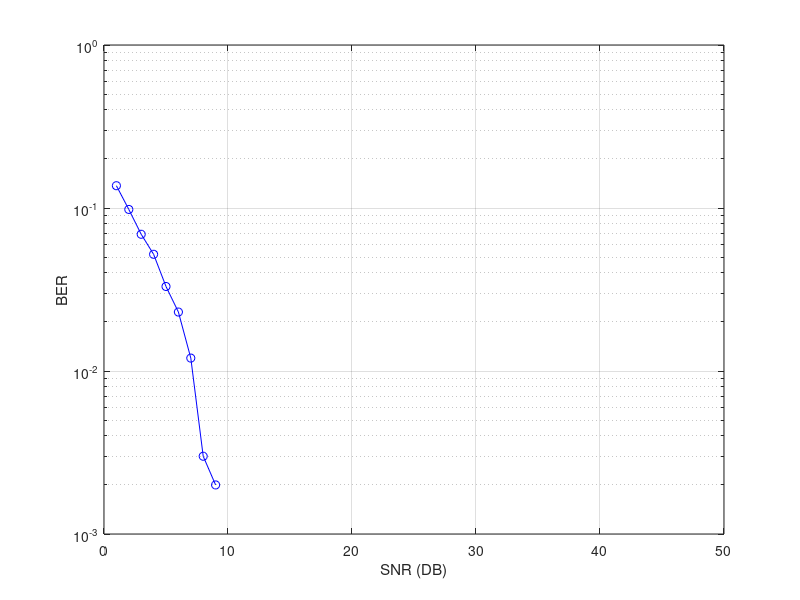

MATLAB code for this plot:
%M QAM
clc;
close all;
clear all;

pkg load communications;

N = 1000;

mlevel = 4;
k = log2(mlevel);

x = randi([0,1], N, 1);

xsym = bi2de(reshape(x, k, length(x)/k).', 'left-msb');

xmod = qammod(xsym, mlevel);

snrval = 1:50;
berval = zeros(size(snrval));

for idx = 1:length(snrval)
  snr = snrval(idx);

  txawgn = awgn(xmod, snr, 'measured');
  rx = txawgn;

  rxd = qamdemod(rx, mlevel);

  z = de2bi(rxd, 'left-msb');
  rxbitstream = reshape(z.', prod(size(z)), 1);

  [no_of_err, b_e_r] = biterr(x, rxbitstream);
  ber_val(idx) = b_e_r;
end

figure;
semilogy(snrval, ber_val, 'bo-');
grid on;
xlabel('SNR (DB)');
ylabel('BER');
